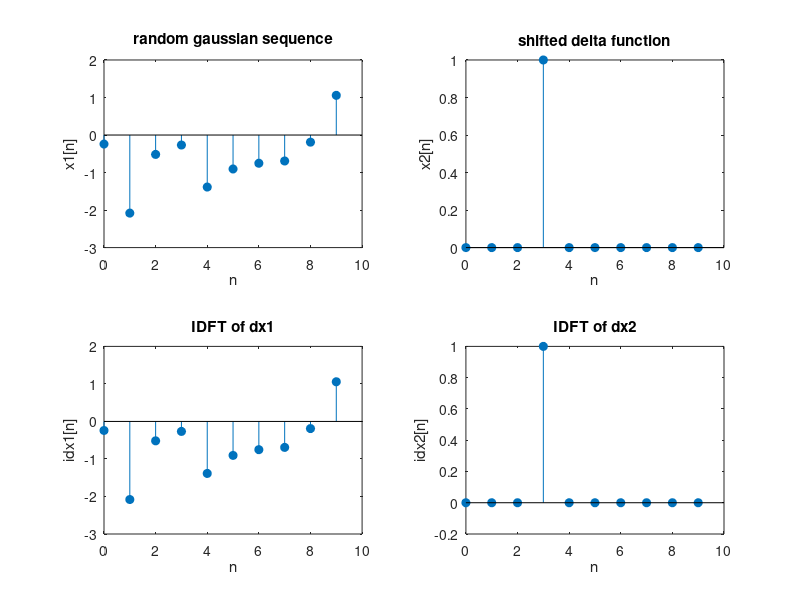

MATLAB code to generate this figure: (Note: this script raises an error after producing the figure.)
n=0:9;
x1=randn(1,10);
% x2=[0,0,0,1,0,0,0,0,0,0];
x2=(n==3);

dx1=fft(x1);
dx2 =fft(x2);
idx1=ifft(dx1);
idx2=ifft(dx2);
% c_n = 0:length(y2)-1;

subplot(2,2,1);
stem(n, x1, "filled");
title('random gaussian sequence');
xlabel('n');
ylabel('x1[n]');

subplot(2,2,2);
stem(n, x2, "filled");
title('shifted delta function');
xlabel('n');
ylabel('x2[n]');


subplot(2,2,3);
stem(n, idx1, "filled");
title('IDFT of dx1');
xlabel('n');
ylabel('idx1[n]');

subplot(2,2,4);
stem(n, idx2, "filled");
title('IDFT of dx2');
xlabel('n');
ylabel('idx2[n]');

sgtitle('Linear and Circular convolution using DFT');
